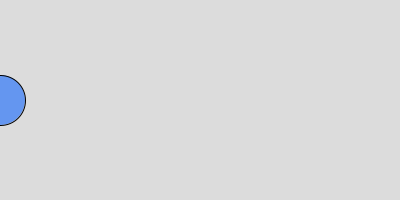
Frame 1 (no input)
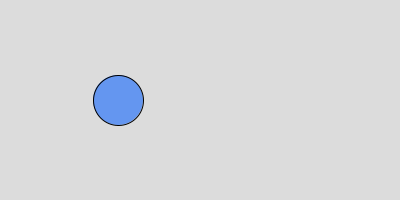
Frame 60 (the mouse pressed at the canvas centre just before this capture)
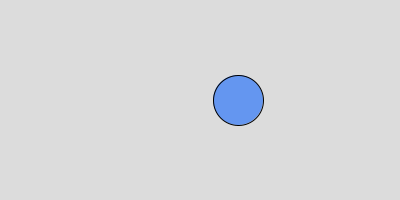
Frame 120 (the mouse held since frame 60 and released just before this capture)

The Processing sketch that drew these frames (run headless with seeded random() and noise(); from frame 60 on, the mouse is pressed at the canvas centre):

// Processing sketch: sketch_251017b
// ── sketch_251017b.pde
void setup() {
  size(400, 200);
  frameRate(60);
}

float x = 0;

void draw() {
  background(220);
  fill(100, 150, 240);
  ellipse(x, height/2, 50, 50);
  x += 2;
  if (x > width + 25) x = -25;
}
